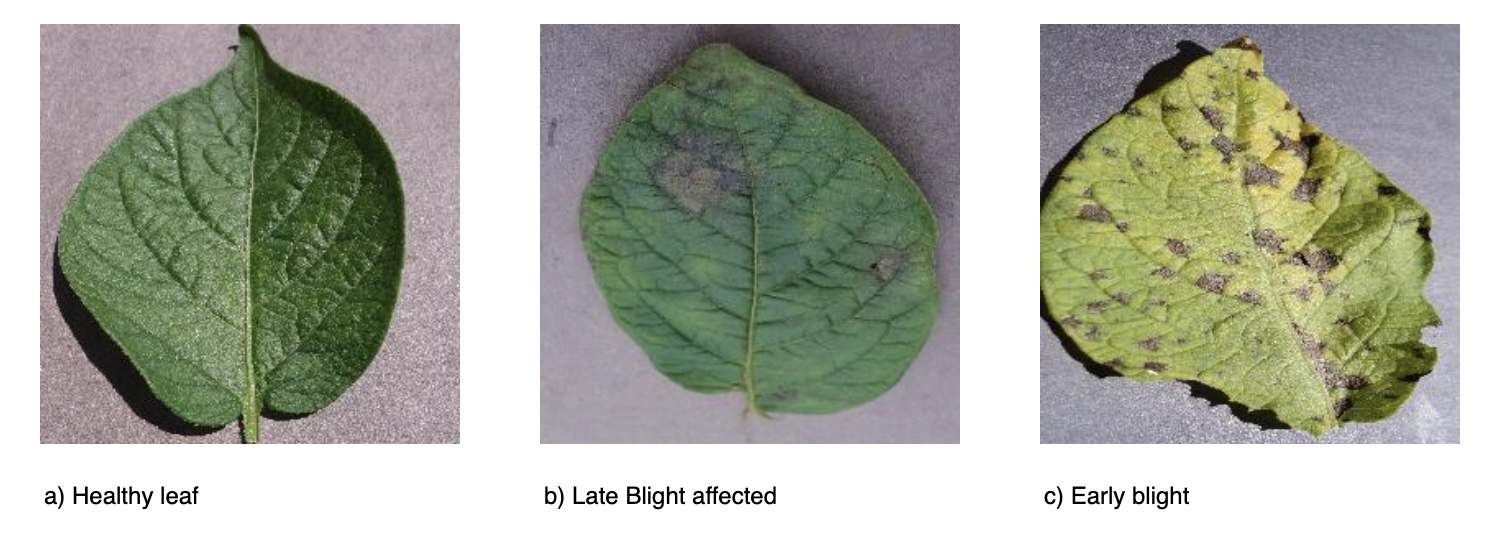
#> input picture a1.jpg, 1494 x 544 px, given in place of a1.jpeg, which was not available
$ jupyter execute --allow-errors 'AML_Features copy.ipynb'   (older library calls are emulated)   (text cells are left out)
#> lines starting #> are read from the running program, lines starting #| are printed output that depends on the picture; long printed decimals are rounded; pictures that were not available may be replaced by others from this repository, and a replacement may not be noted
[cell 1]
from google.colab import drive
drive.mount('/content/drive')

[cell 2]
import os
os.chdir('/content/drive/MyDrive')

[cell 3]
# Import library modules
import sys
import cv2
import numpy as np
import matplotlib.pyplot as plt
from PIL import Image
from google.colab.patches import cv2_imshow

[cell 4]
img_color = cv2.imread("Comp Vision/a1.jpeg", cv2.IMREAD_COLOR)
#> img_color is the input picture: shape (544, 1494, 3); mean B, G, R 160.2, 173.7, 170
cv2_imshow(img_color)


print ('\n')
img_grayscale = cv2.cvtColor(img_color, cv2.COLOR_BGR2GRAY)
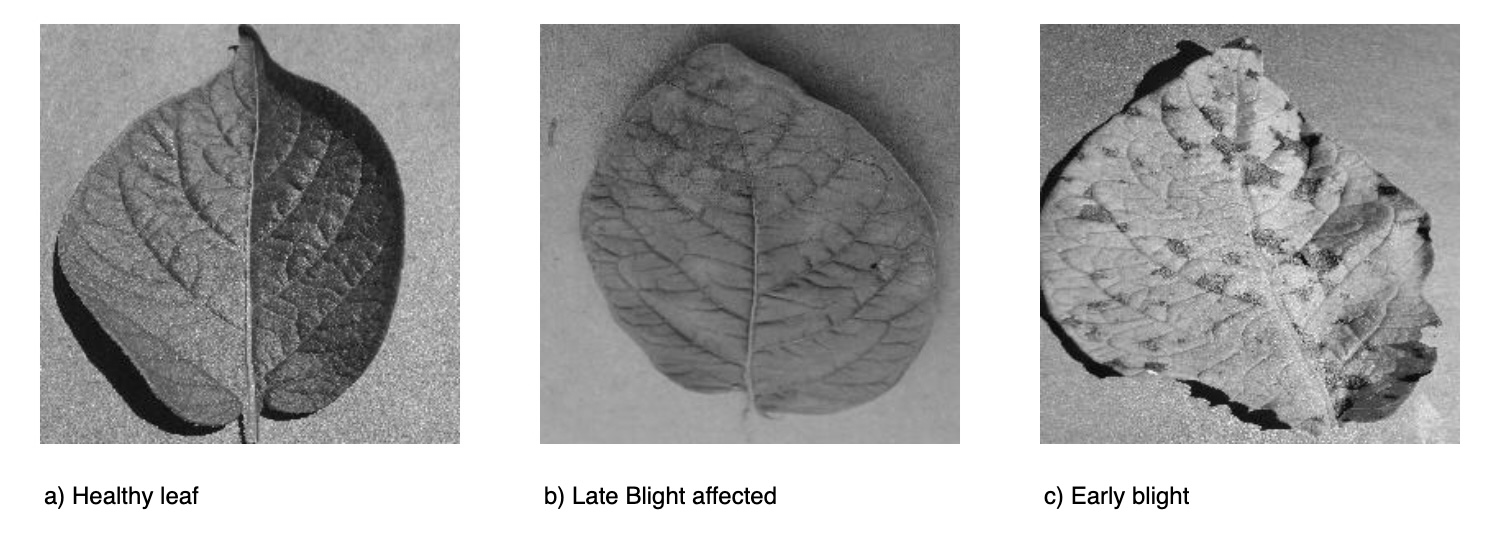
#> img_grayscale: shape (544, 1494); min 0, max 255, mean 171.1
cv2_imshow(img_grayscale)

[cell 5]
img_shape = img_color.shape
#> img_shape = (544, 1494, 3)
img_shape
#> Out = (544, 1494, 3)

[cell 6]
avg_row = np.average(img_color, axis=0)
#> avg_row = 1494 rows, first 8: [255, 255, 255], [255, 255, 255], [255, 255, 255], [255, 255, 255], [255, 255, 255], [255, 255, 255], [255, 255, 255], [255, 255, 255]
mean = np.average(avg_row, axis=0)
#> mean = [160.2, 173.7, 170]
print("\n Mean of RGB :" + str(mean))
#|  Mean of RGB :[160.199 173.735 169.966]

[cell 7]
__, standDiv = cv2.meanStdDev(img_color)
#> standDiv = [77.9, 66.69, 71.63]

print("\n SD of RGB:" + str(standDiv))
#|  SD of RGB:[[77.898]
#|  [66.693]
#|  [71.632]]

[cell 8]
## before using this we need to make the backgroung white by segmentation
gray_img=cv2.bitwise_not(img_grayscale)
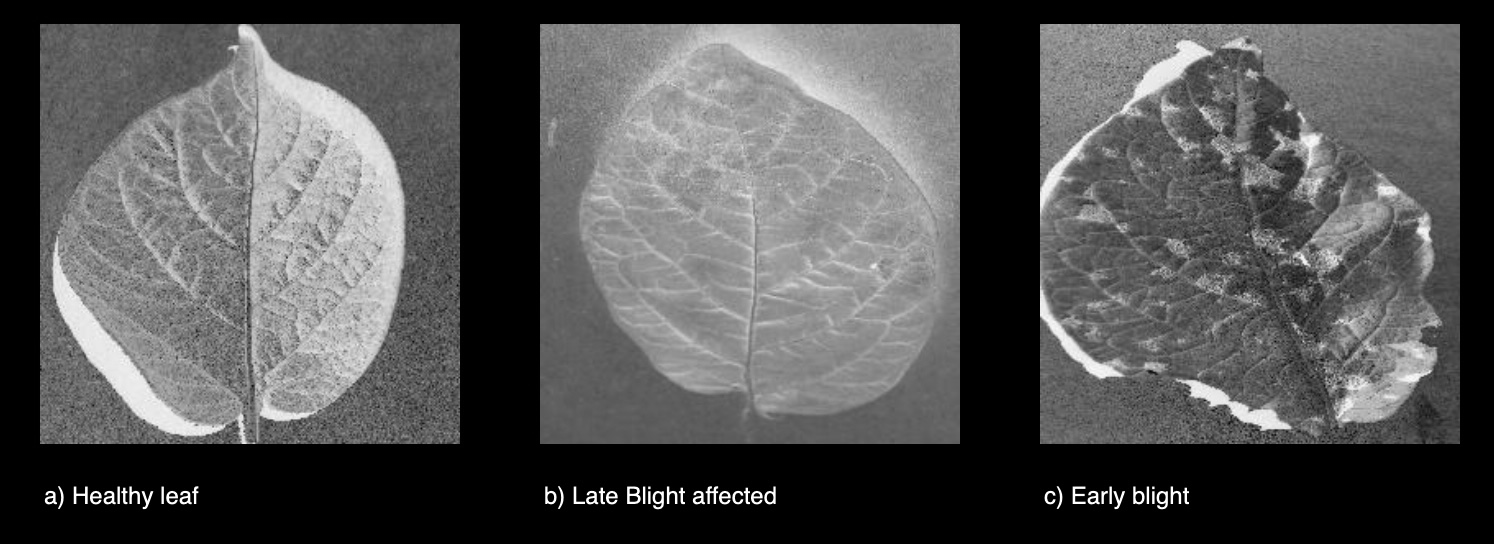
#> gray_img: shape (544, 1494); min 0, max 255, mean 83.9

points = np.column_stack(np.where(gray_img > 0))
#> points = 546879 pairs, first value 16 to 511, second value 32 to 1463

angle=cv2.minAreaRect(points)[-1]
#> angle = -90
if angle<-45:
    angle=-(90+angle)
#> angle = 0
else:
    angle=-angle
print("\n Angle of rotation: " + str(angle))
#|  Angle of rotation: -0.0

[cell 9]
margDist = np.histogramdd(np.ravel(gray_img), bins = 256)[0]/gray_img.size
#> margDist = 256 values, max 0.327 at index 0, min 8.61e-06 at index 248, mean 0.00391
margDist = list(filter(lambda p: p > 0, np.ravel(margDist)))
entropyGray = -np.sum(np.multiply(margDist, np.log2(margDist)))
#> entropyGray = 5.8

print("\n Entropy: " + str(entropyGray))
#|  Entropy: 5.798

[cell 10]
histogram, bin_edges = np.histogram(gray_img, bins=256, range=(0, 256),density=True)
#> histogram has the same summary as margDist; bin_edges = 257 values from 0 to 256

sumOfHist=0

for i in histogram:
    sumOfHist+=i*i;
#> this loop made 256 passes
#> i on passes 1 to 3: 0.327, 0.0122, 0.00217
#> after the loop, sumOfHist = 0.111

energy = np.sqrt(sumOfHist)
#> energy = 0.333
print("\n Energy: "+ str(energy))
#|  Energy: 0.3326

'''
print(histogram)

plt.figure()
plt.xlim([0.0, 256])
plt.plot(bin_edges[0:-1], histogram)
plt.show()
'''

[cell 11]
# most of the sources talk about SD of a gray image for contrast

contrast = img_grayscale.std()
#> contrast = 68.93
print("\n Contrast: "+ str(contrast))
#|  Contrast: 68.934

$ run again, with confMatrixLinear600.png saved as a1.jpg
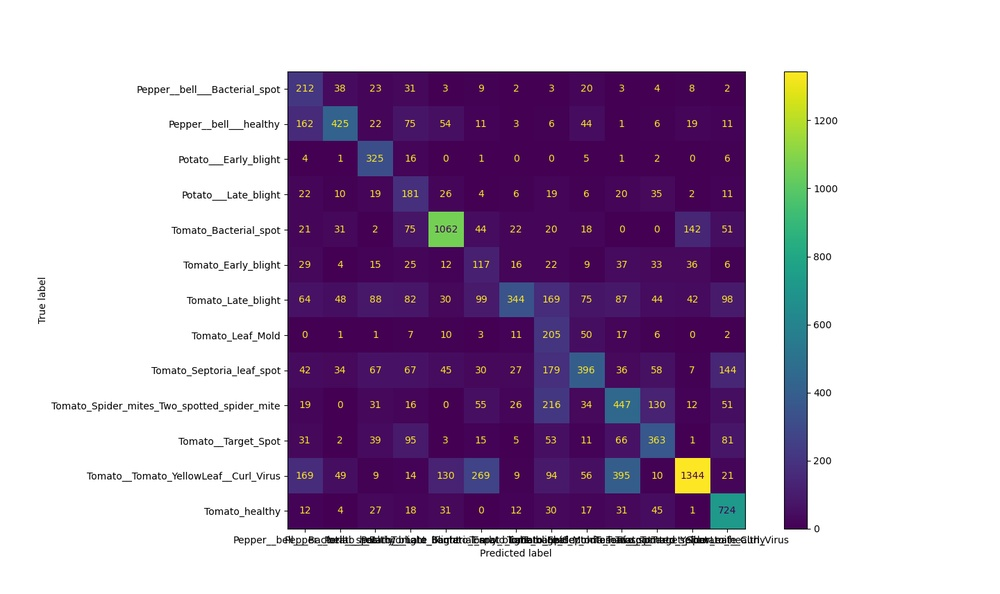
#> input picture confMatrixLinear600.png, 1000 x 594 px, shrunk from 1440 x 856 before the run, given in place of a1.jpeg, which was not available
#> img_color is the input picture: shape (594, 1000, 3); mean B, G, R 191.9, 166.9, 184.3
#> `img_grayscale = cv2.cvtColor(img_color, cv2.COLOR_BGR2GRAY)`:
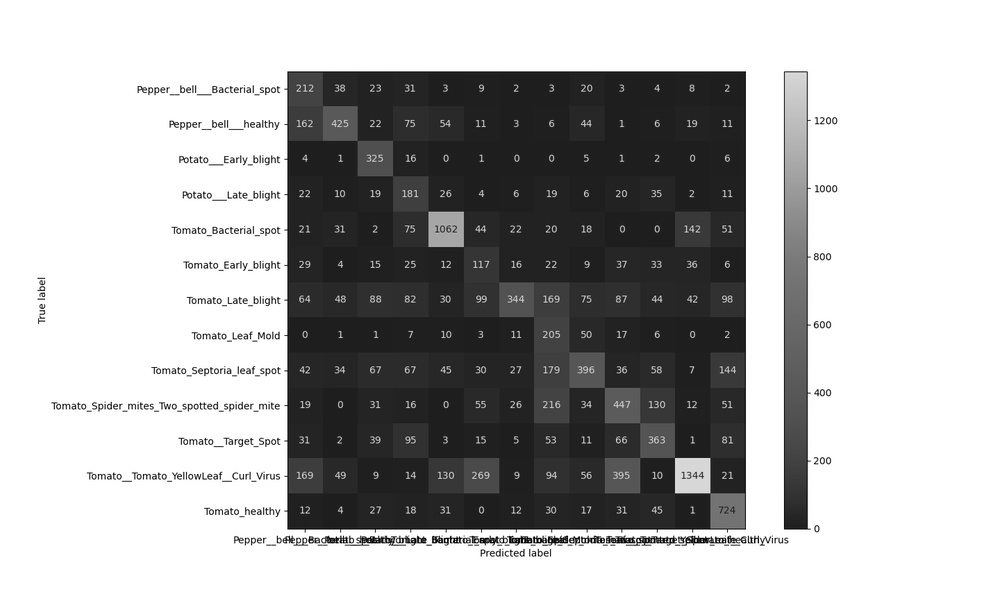
#> img_grayscale: shape (594, 1000); min 0, max 255, mean 175
#> avg_row = 1000 rows, first 8: [255, 255, 255], [255, 255, 255], [255, 255, 255], [255, 255, 255], [255, 255, 255], [255, 255, 255], [255, 255, 255], [255, 255, 255]
#> mean = [191.9, 166.9, 184.3]
#|  Mean of RGB :[191.922  166.884 184.295]
#> standDiv = [79.64, 113.8, 89.7]
#|  SD of RGB:[[ 79.644 ]
#|  [113.838]
#|  [ 89.700]]
#> `gray_img=cv2.bitwise_not(img_grayscale)`:
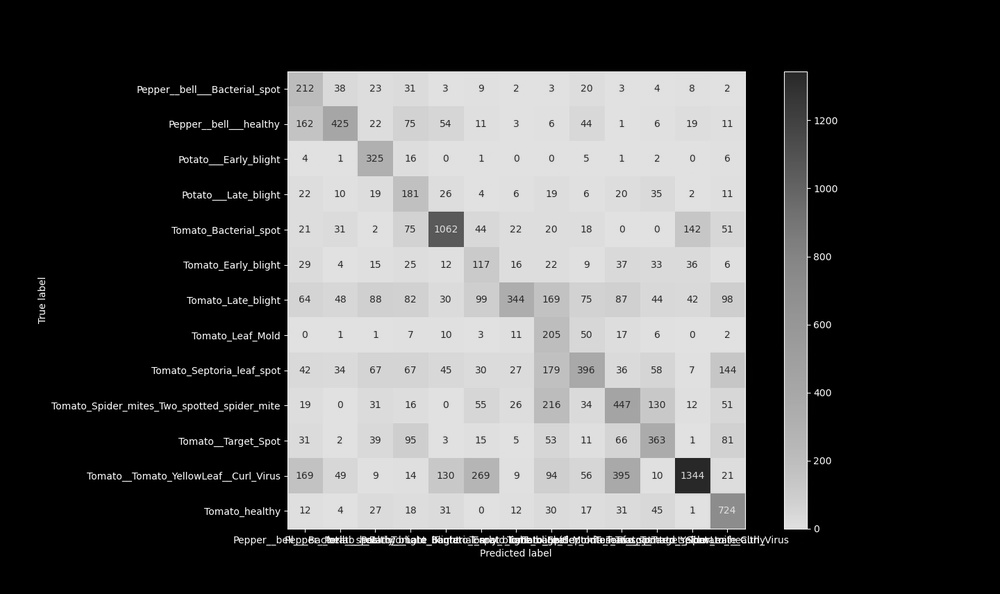
#> gray_img: shape (594, 1000); min 0, max 255, mean 80
#> points = 257345 pairs, first value 63 to 559, second value 32 to 839
#> `angle=cv2.minAreaRect(points)[-1]`: angle = -0.122
#> `angle=-angle`: angle = 0.122
#|  Angle of rotation: 0.1216
#> margDist = 256 values, max 0.567 at index 0, min 2.02e-05 at index 246, mean 0.00391
#> entropyGray = 3.45
#|  Entropy: 3.450
#> histogram has the same summary as margDist; bin_edges = 257 values from 0 to 256
#> the loop `for i in histogram:` made 256 passes
#> (i, sumOfHist) on passes 1 to 3: (0.567, 0.321), (0.0184, 0.322), (0.00699, 0.322)
#> after the loop `for i in histogram:`: sumOfHist = 0.331
#> energy = 0.575
#|  Energy: 0.575
#> contrast = 102.1
#|  Contrast: 102.064
